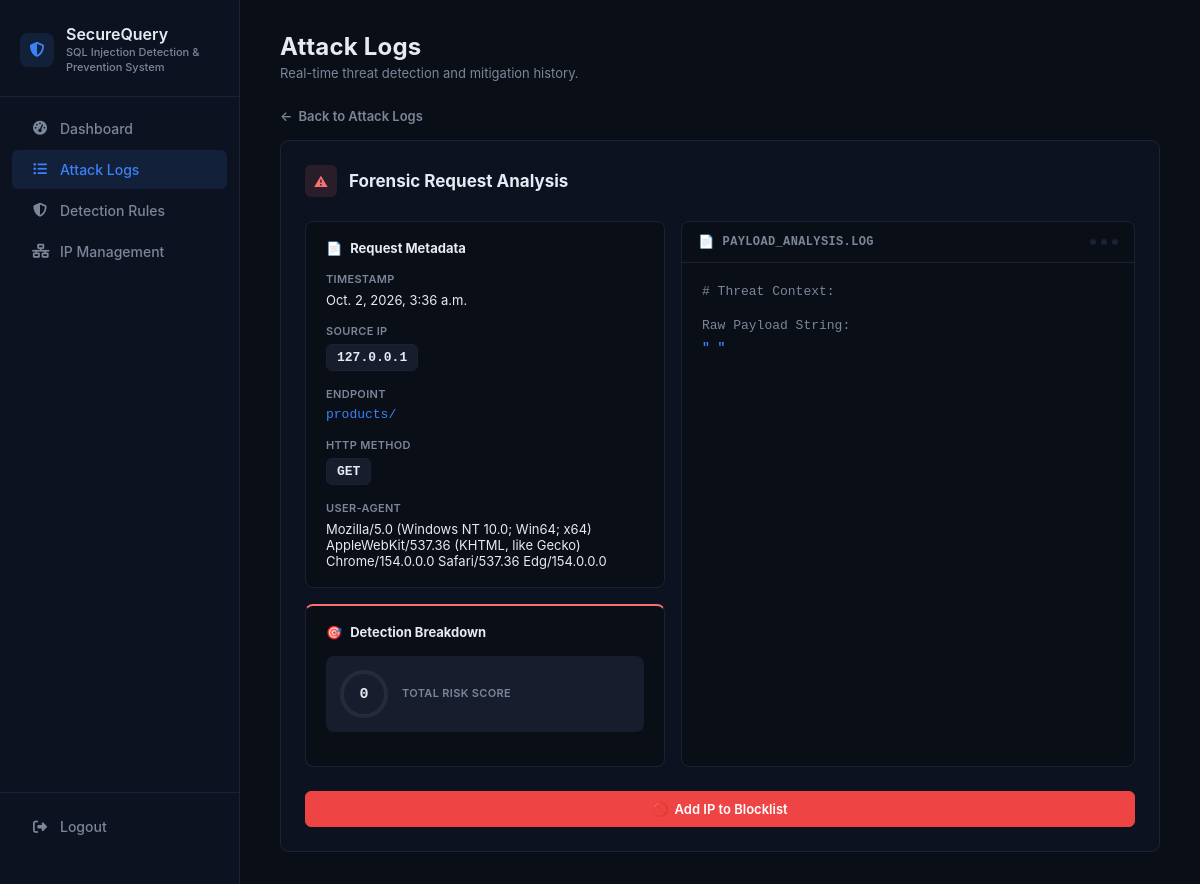
/attack_logs/595/ (signed in), run on the app's committed database.
### attack_logs/models.py (models this page shows, shortened)
class RequestLog(models.Model):
    METHOD_CHOICES = [
        ("GET", "GET"),
        ("POST", "POST"),
        ("PUT", "PUT"),
        ("DELETE", "DELETE"),
        ("PATCH", "PATCH"),
    ]
    RISK_LEVEL_CHOICES = [
        ("low", "Low"),
        ("medium", "Medium"),
        ("high", "High"),
        ("critical", "Critical"),
    ]
    ACTION_CHOICES = [
        ("allowed", "Allowed"),
        ("blocked", "Blocked"),
    ]
    timestamp = models.DateTimeField(default=timezone.now, db_index=True)
    source_ip = models.GenericIPAddressField()
    endpoint = models.CharField(max_length=255)
    method = models.CharField(max_length=10, choices=METHOD_CHOICES)
    user_agent = models.TextField(blank=True)
    query_params = models.JSONField(blank=True, null=True)
    request_body = models.TextField(blank=True, null=True)
    headers = models.JSONField(blank=True, null=True)
    cookies = models.JSONField(blank=True, null=True)
    payload_snippet = models.TextField(blank=True, help_text="The specific matched/suspicious input")
    risk_score = models.PositiveIntegerField(default=0)
    risk_level = models.CharField(max_length=10, choices=RISK_LEVEL_CHOICES, default="low")
    action_taken = models.CharField(max_length=10, choices=ACTION_CHOICES, default="allowed")
    is_false_positive = models.BooleanField(default=False)
    reviewed_by = models.ForeignKey(
        User, null=True, blank=True, on_delete=models.SET_NULL, related_name="reviewed_logs"
    )
    class Meta:
        ordering = ["-timestamp"]
        indexes = [
            models.Index(fields=["source_ip"]),
            models.Index(fields=["endpoint"]),
            models.Index(fields=["risk_level"]),
            models.Index(fields=["timestamp"]),
        ]

### attack_logs/views.py (the view)
# urls.py: path("<int:log_id>/", views.attack_log_detail, name="detail"),
@login_required
def attack_log_detail(request, log_id):
    log = get_object_or_404(RequestLog, id=log_id)
    return render(request, "attack_logs/view.html", {"log": log})

### attack_logs/templates/attack_logs/view.html (shortened to what this page needs)
{% extends "layout.html" %}
{% load static %}
{% block style %}
    <link rel="stylesheet" type="text/css" href="{% static 'css/attack-logs.css' %}">
{% endblock %}
{% block content %}
    <div class="page-header">
        <div class="page-header-text">
            <h1 class="page-title">Attack Logs</h1>
            <p class="page-subtitle">Real-time threat detection and mitigation history.</p>
        </div>
    </div>
    <a href="{% url 'attack_logs:index' %}" class="back-link">
        <span>&#8592;</span>
        Back to Attack Logs
    </a>
    <div class="forensic-panel">
        <div class="forensic-panel-header">
            <span class="forensic-panel-header-icon">&#9888;</span>
            <h2 class="forensic-panel-title">Forensic Request Analysis</h2>
        </div>
        <div class="forensic-grid">
            <div class="forensic-col">
                <div class="metadata-card">
                    <div class="metadata-card-header">
                        <span class="metadata-card-header-icon">&#128196;</span>
                        Request Metadata
                    </div>
                    <div class="metadata-field">
                        <div class="metadata-field-label">Timestamp</div>
                        <div class="metadata-field-value">{{ log.timestamp }}</div>
                    </div>
                    <div class="metadata-field">
                        <div class="metadata-field-label">Source IP</div>
                        <div class="metadata-field-value">
                            <span class="metadata-value-pill">
                                {{ log.source_ip }}
                            </span>
                        </div>
                    </div>
                    <div class="metadata-field">
                        <div class="metadata-field-label">Endpoint</div>
                        <div class="metadata-field-value is-link is-mono">{{ log.endpoint }}</div>
                    </div>
                    <div class="metadata-field">
                        <div class="metadata-field-label">HTTP Method</div>
                        <div class="metadata-field-value">
                            <span class="metadata-value-pill">{{ log.method }}</span>
                        </div>
                    </div>
                    <div class="metadata-field">
                        <div class="metadata-field-label">User-Agent</div>
                        <div class="metadata-field-value">{{ log.user_agent }}</div>
                    </div>
                </div>
                <div class="breakdown-card">
                    <div class="breakdown-card-header">
                        <span class="breakdown-card-header-icon">&#127919;</span>
                        Detection Breakdown
                    </div>
                    <div class="risk-score-summary">
                        <div class="risk-score-ring" style="--score-percent: {{ log.risk_score }}%;">
                            <span class="risk-score-ring-value">{{ log.risk_score }}</span>
                        </div>
                        <div>
                            <div class="risk-score-label">Total Risk Score</div>
                        </div>
                    </div>
                </div>
            </div>
            <div class="log-card">
                <div class="log-card-header">
                    <div class="log-card-filename">
                        <span class="log-card-filename-icon">&#128196;</span>
                        PAYLOAD_ANALYSIS.LOG
                    </div>
                    <div class="log-card-dots">
                        <span></span><span></span><span></span>
                    </div>
                </div>
                <div class="log-card-body">
                    <div class="log-comment"># Threat Context: {{ log.threat_context }}</div>
                    <div class="log-line-label">Raw Payload String:</div>
                    <code class="log-payload">" {{ log.payload_snippet}} "</code>
                </div>
            </div>
        </div>
        <div class="forensic-footer">
            <button type="button" class="btn-danger" id="add-ip-blocklist-btn">
                <span>&#128683;</span>
                Add IP to Blocklist
            </button>
        </div>
    </div>
{% endblock %}

### static/css/styles.css (style rules this page uses)
:root { --color-bg-main: #0a0e17; --color-bg-sidebar: #0d1220; --color-border: #1c2233; --color-accent: #3b82f6; --color-text-primary: #e6eaf2; --color-text-secondary: #7c8699; --font-ui: -apple-system, BlinkMacSystemFont, "Segoe UI", Roboto, sans-serif; --font-mono: "JetBrains Mono", "SFMono-Regular", Consolas, monospace; --sidebar-width: 240px; }
* { box-sizing: border-box; }
body { margin: 0; display: flex; min-height: 100vh; background-color: var(--color-bg-main); font-family: var(--font-ui); color: var(--color-text-primary); }
h1, h2, h3, h4, h5, h6 { color: var(--color-text-primary); font-family: var(--font-ui); font-weight: 600; margin: 0 0 8px; }
h1 { font-size: 22px; letter-spacing: 0.2px; }
h2 { font-size: 18px; }
.page-header { display: flex; align-items: flex-start; justify-content: space-between; gap: 16px; margin-bottom: 24px; }
.page-header-text { min-width: 0; }
.page-title { font-size: 24px; font-weight: 700; color: var(--color-text-primary); margin: 0 0 4px; letter-spacing: 0.2px; }
.page-subtitle { font-size: 13px; font-weight: 400; color: var(--color-text-secondary); margin: 0; }
.btn-danger { display: inline-flex; align-items: center; justify-content: center; gap: 8px; width: 100%; padding: 9px 14px; border-radius: 6px; border: 1px solid rgba(248, 113, 113, 0.4); background-color: rgba(248, 113, 113, 0.12); color: #f87171; font-family: var(--font-ui); font-size: 13px; font-weight: 600; cursor: pointer; transition: background-color 0.15s ease; }

### data on the page
RequestLog: timestamp "Oct. 2, 2026, 3:36 a.m.", source_ip "127.0.0.1", endpoint "products/", method "GET", user_agent "Mozilla/5.0 (Windows NT 10.0; Win64; x64) AppleWebKit/537.36 (KHTML, like Gecko) Chrome/154.0.0.0 Safari/537.36 Edg/154.0.0.0", risk_score "0"
